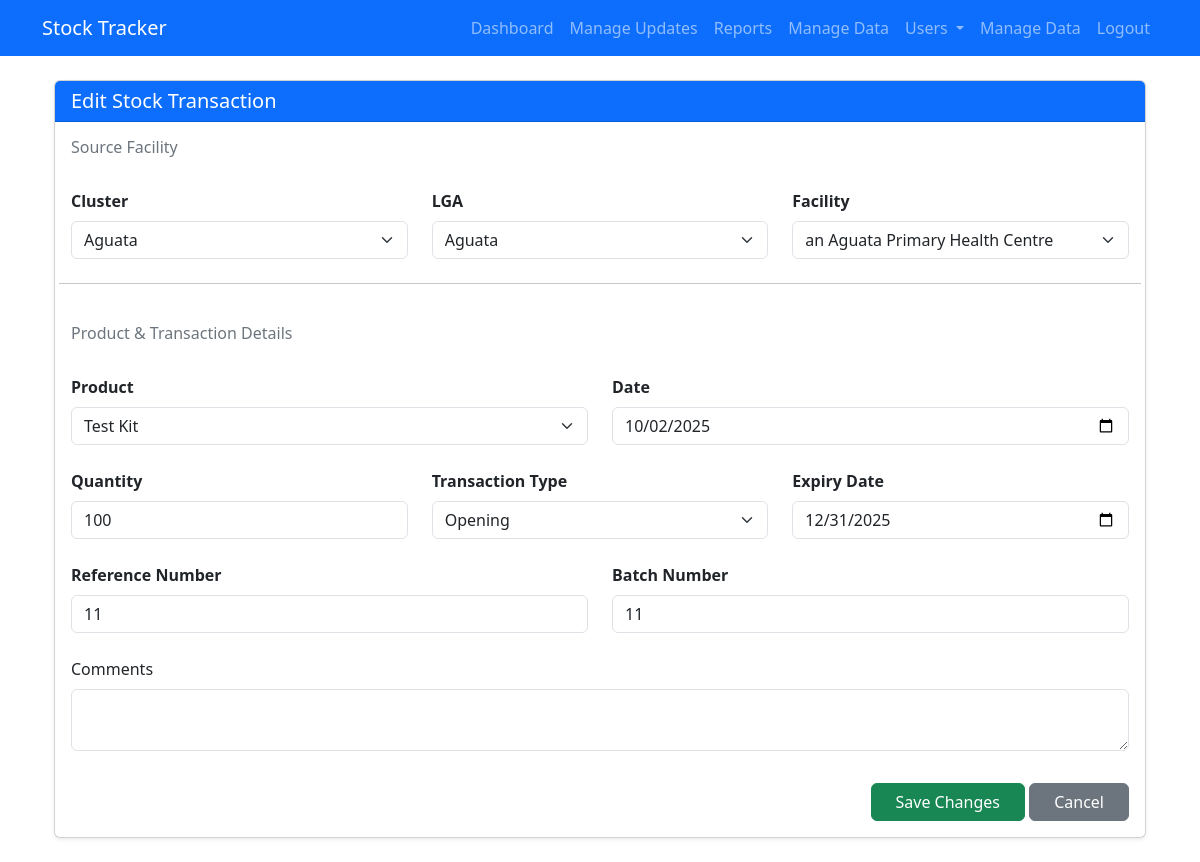
Before: /transaction/1/edit (signed in) with the older database file.
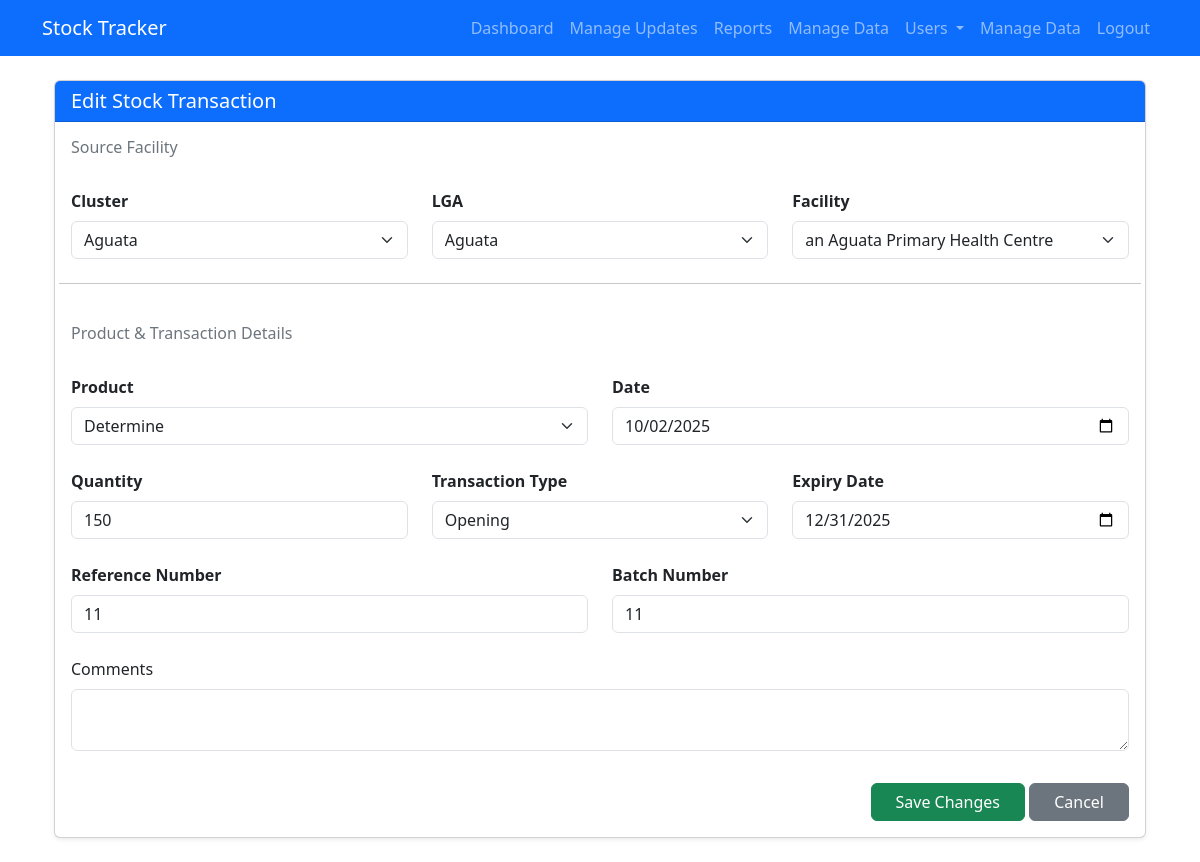
After: the same page with the newer database file.
### models.py (models this page shows, shortened)
class StockTransaction(db.Model):
    id = db.Column(db.Integer, primary_key=True)
    facility_id = db.Column(db.Integer, db.ForeignKey('facility.id'), nullable=False)  # source facility
    product_id = db.Column(db.Integer, db.ForeignKey('product.id'), nullable=False)
    date = db.Column(db.Date, nullable=False, default=datetime.utcnow)
    quantity = db.Column(db.Integer, nullable=False)
    transaction_type = db.Column(db.String(20), nullable=False)
    reference_number = db.Column(db.String(50))
    batch_number = db.Column(db.String(50), nullable=True)
    expiry_date = db.Column(db.Date, nullable=True)
    entered_by = db.Column(db.String(120), nullable=True)
    created_at = db.Column(db.DateTime, default=datetime.utcnow)
    destination_facility_id = db.Column(db.Integer, db.ForeignKey('facility.id'), nullable=True)
    comments = db.Column(db.Text)
    facility = db.relationship(   # ✅ source facility
        'Facility',
        foreign_keys=[facility_id],
        backref='transactions_out'
    )
    destination_facility = db.relationship(
        'Facility',
        foreign_keys=[destination_facility_id],
        backref='transactions_in'
    )

class Product(db.Model):
    id = db.Column(db.Integer, primary_key=True)
    name = db.Column(db.String(120), nullable=False)
    unit = db.Column(db.String(30))
    facility_products = db.relationship('FacilityProduct', backref='product', lazy=True)
    transactions = db.relationship('StockTransaction', backref='product', lazy=True)

### app.py (the view, shortened to what this page needs)
@app.route('/transaction/<int:id>/edit', methods=['GET', 'POST'])
@restrict_scope
def edit_transaction(id):
    tx = StockTransaction.query.get_or_404(id)
    if g.cluster_id and tx.facility.lga.cluster_id != g.cluster_id:
        abort(403)
    if g.lga_id and tx.facility.lga_id != g.lga_id:
        abort(403)
    if g.facility_id and tx.facility_id != g.facility_id:
        abort(403)
    clusters, lgas, facilities = get_dropdowns(g.cluster_id, g.lga_id, g.facility_id)
    products = Product.query.order_by(Product.name).all()
    return render_template(
        'edit_transaction.html',
        tx=tx,
        clusters=clusters,
        lgas=lgas,
        facilities=facilities,
        products=products,
        selected_cluster=g.cluster_id,
        selected_lga=g.lga_id,
        selected_facility=g.facility_id,
    )

### app.py (called while the page is built)
@login_manager.user_loader
def load_user(user_id):
    return User.query.get(int(user_id))

### auth/scope_utils.py (called while the page is built, shortened)
def get_user_scope_filters(cluster_id=None, lga_id=None, facility_id=None):
    if current_user.role == 'super':
        return cluster_id, lga_id, facility_id

def restrict_scope(f):
    @wraps(f)
    def wrapper(*args, **kwargs):
        cluster_id = request.args.get("cluster", type=int)
        lga_id = request.args.get("lga", type=int)
        facility_id = request.args.get("facility", type=int)
        g.cluster_id, g.lga_id, g.facility_id = get_user_scope_filters(
            cluster_id, lga_id, facility_id
        )
        return f(*args, **kwargs)
    return wrapper

### templates/edit_transaction.html (shortened to what this page needs)
{% extends 'base.html' %}
{% block content %}
<div class="container mt-4">
  <div class="card shadow-sm">
    <div class="card-header bg-primary text-white">
      <h5 class="mb-0">Edit Stock Transaction</h5>
    </div>
    <div class="card-body">
      <form method="POST" class="row g-4">
        <h6 class="text-secondary">Source Facility</h6>
        <div class="col-md-4">
          <label class="form-label fw-bold">Cluster</label>
          <select id="sourceCluster" class="form-select" required>
            {% for c in clusters %}
              <option value="{{ c.id }}" {% if c.id == tx.facility.lga.cluster_id %}selected{% endif %}>
                {{ c.name }}
              </option>
            {% endfor %}
          </select>
        </div>
        <div class="col-md-4">
          <label class="form-label fw-bold">LGA</label>
          <select id="sourceLGA" class="form-select" required>
            <option value="{{ tx.facility.lga_id }}" selected>{{ tx.facility.lga.name }}</option>
          </select>
        </div>
        <div class="col-md-4">
          <label class="form-label fw-bold">Facility</label>
          <select id="sourceFacility" name="facility" class="form-select" required>
            <option value="{{ tx.facility_id }}" selected>{{ tx.facility.name }}</option>
          </select>
        </div>
        <hr class="mt-4 mb-3">
        <h6 class="text-secondary">Product & Transaction Details</h6>
        <div class="col-md-6">
          <label class="form-label fw-bold">Product</label>
          <select name="product" class="form-select" required>
            {% for p in products %}
              <option value="{{ p.id }}" {% if p.id == tx.product_id %}selected{% endif %}>{{ p.name }}</option>
            {% endfor %}
          </select>
        </div>
        <div class="col-md-6">
          <label class="form-label fw-bold">Date</label>
          <input type="date" name="date" class="form-control" value="{{ tx.date }}" required>
        </div>
        <div class="col-md-4">
          <label class="form-label fw-bold">Quantity</label>
          <input type="number" name="quantity" class="form-control" value="{{ tx.quantity }}" required>
        </div>
        <div class="col-md-4">
          <label class="form-label fw-bold">Transaction Type</label>
          <select id="transactionType" name="transaction_type" class="form-select" required>
            <option value="Opening" {% if tx.transaction_type == 'Opening' %}selected{% endif %}>Opening</option>
          </select>
        </div>
        <div class="col-md-4">
          <label class="form-label fw-bold">Expiry Date</label>
          <input type="date" name="expiry_date" class="form-control"
                 value="{{ tx.expiry_date if tx.expiry_date else '' }}">
        </div>
        <div class="col-md-6">
          <label class="form-label fw-bold">Reference Number</label>
          <input type="text" name="reference_number" class="form-control" value="{{ tx.reference_number }}">
        </div>
        <div class="col-md-6">
          <label class="form-label fw-bold">Batch Number</label>
          <input type="text" name="batch_number" class="form-control" value="{{ tx.batch_number }}">
        </div>
        <div class="col-12 mb-3">
          <label class="form-label">Comments</label>
          <textarea name="comments" class="form-control" rows="2">{{ tx.comments or '' }}</textarea>
        </div>
        <div class="col-12 text-end mt-3">
          <button class="btn btn-success px-4">Save Changes</button>
          <a href="{{ url_for('transactions') }}" class="btn btn-secondary px-4">Cancel</a>
        </div>
      </form>
    </div>
  </div>
</div>
{% endblock %}

Changed rows visible on the page:
changed StockTransaction "Opening": product "Test Kit" → "Determine"; quantity "100" → "150"
